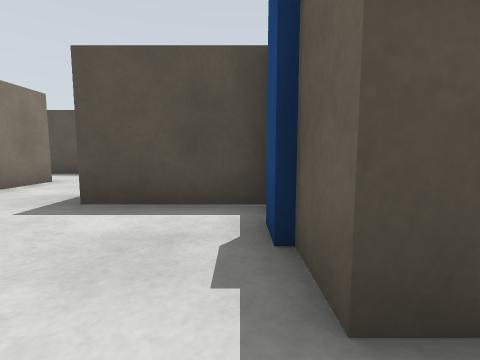
[1] (above)

24 first-person views from a walk through a Gazebo world. The camera is 0.68 m above the floor, tilts 6° down and sees 85° across. The floor is counted in squares, 1 m on a side. Each view is taken from the middle of a square. On the plan, view 1 faces up. The plan holds only what a view shows up to about 9 squares ahead; the rest is blank.

[2]
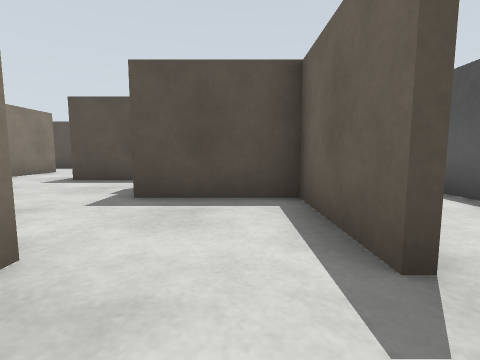

[3]
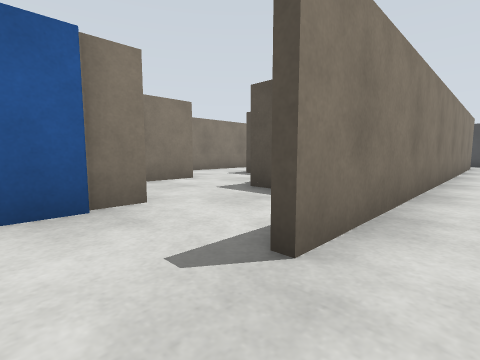

[4]
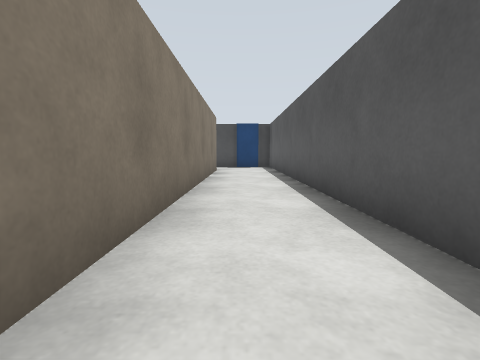

[5]
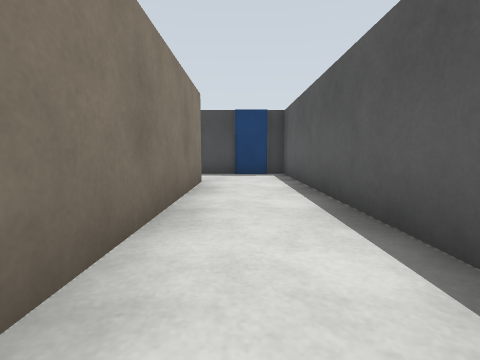

[6]
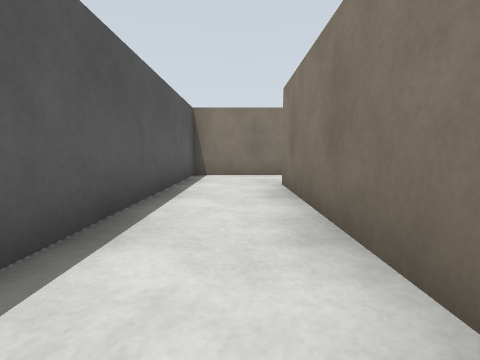

[7]
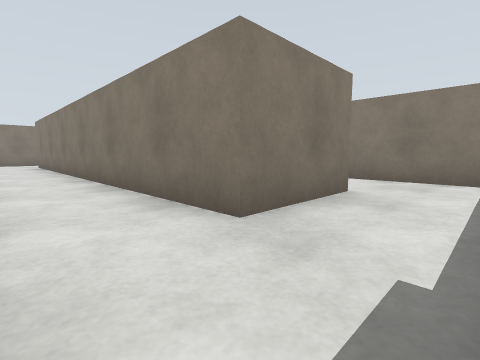

[8]
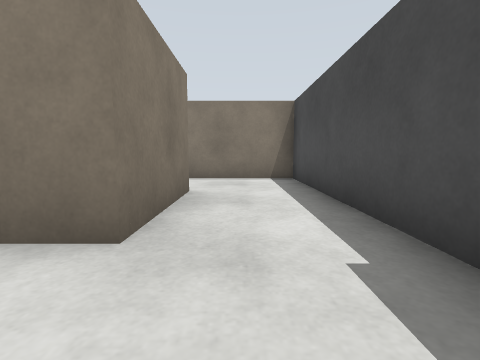

[9]
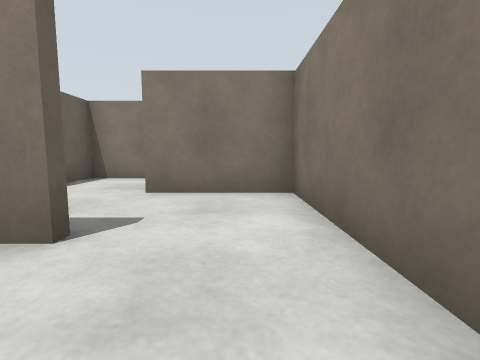

[10]
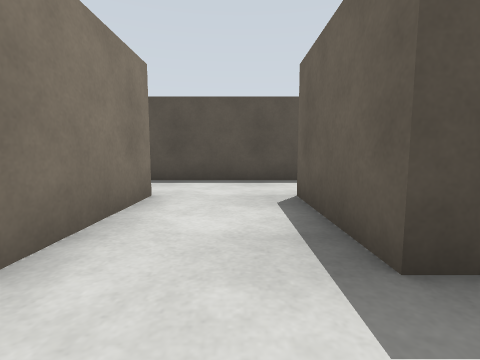

[11]
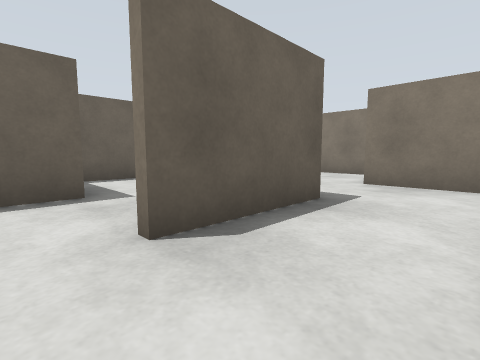

[12]
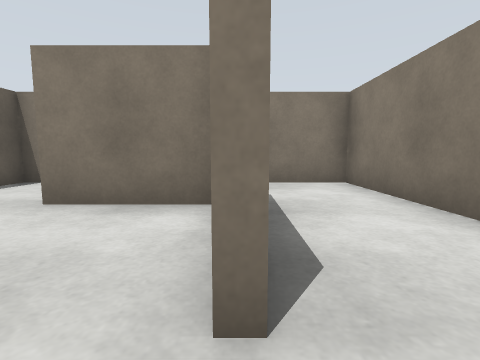

[13]
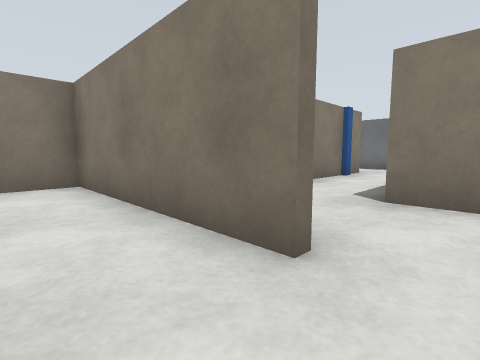

[14]
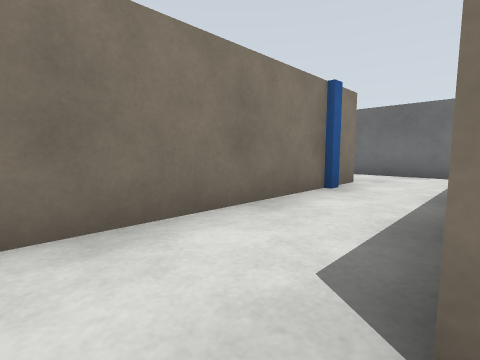

[15]
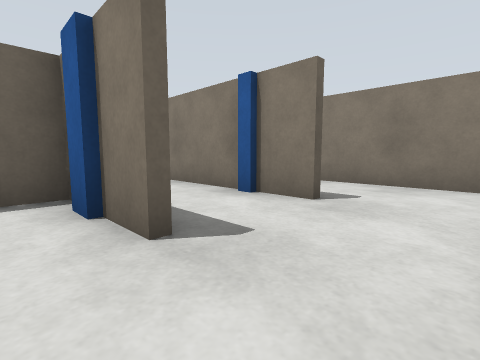

[16]
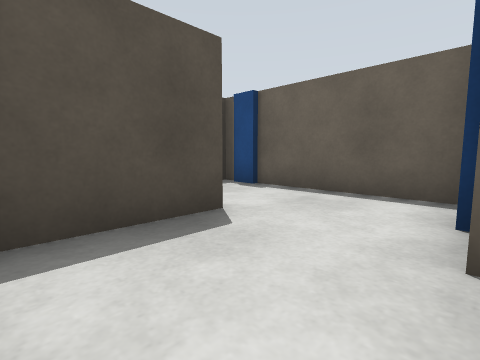

[17]
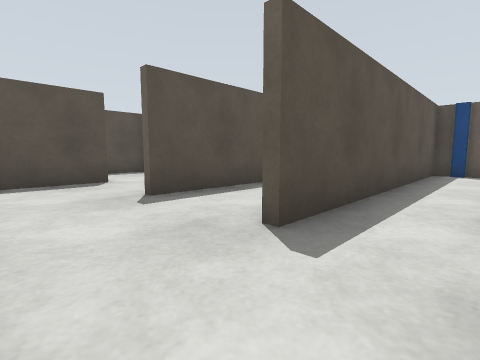

[18]
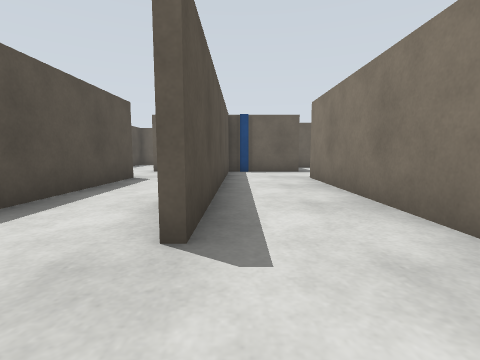

[19]
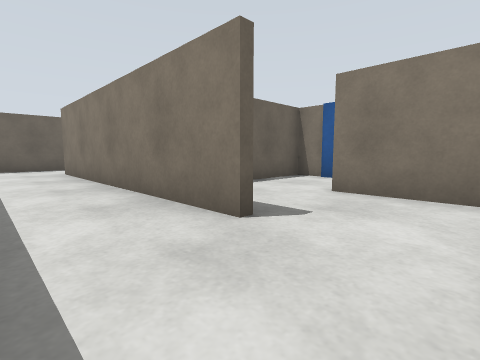

[20]
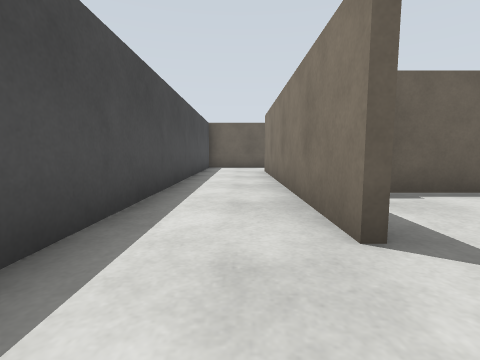

[21]
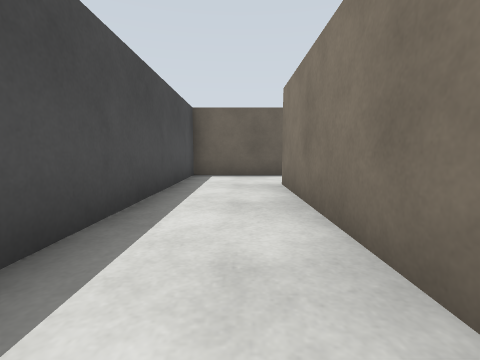

[22]
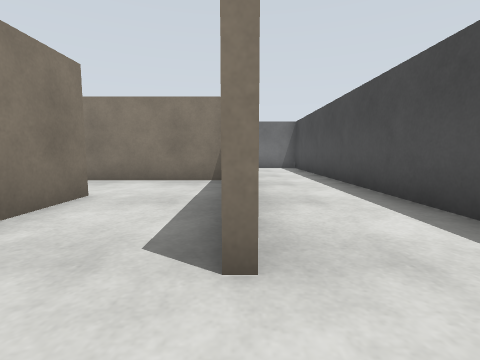

[23]
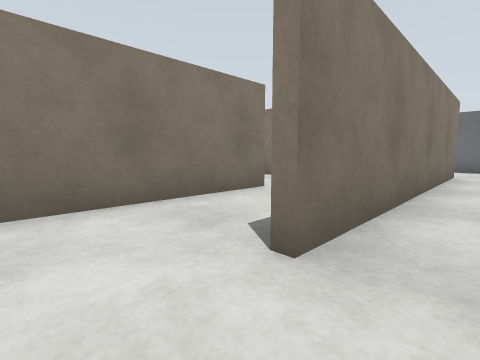

[24]
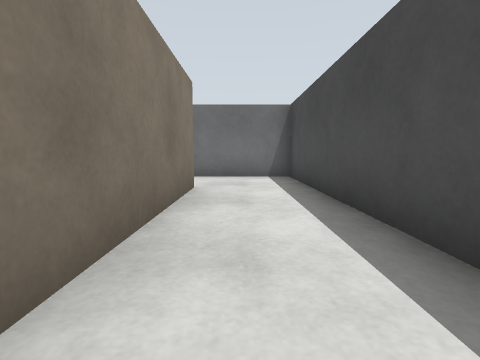

### Floor plan
Key: @ floor where view 1 was taken; # wall or solid block; . floor; B blue box.
Columns run from 15 left of view 1 to 6 right of it. Each row starts with its distance up from view 1.
 14 ######################
 13 #............#.......#
 12 #............#.......#
 11 #..########..#..###..#
 10  ....B.......#....#..#
  9  ....#.......#....#..#
  8  ###.#..########..#..#
  7  ....#..#......#..#..#
  6  ..#B####.#..#.####..#
  5 #.........#..#....#..#
  4 #...B.....#..#....#..#
  3 #..#######B..###..#..#
  2  .........#....B..#..#
  1  ########.####.####..#
  0              #.@..#..#
 -1               ....#..#
 -2               ##.....#
 -3                ##....#
 -4                   ####

Where each view was taken, in squares from view 1:
view 1: 0 up, 0 right, facing up
view 2: 3 down, 2 right, facing up
view 3: 3 down, 4 right, facing up-left
view 4: 1 up, 4 right, facing up
view 5: 5 up, 4 right, facing up
view 6: 4 up, 4 right, facing down
view 7: 13 up, 5 right, facing down-left
view 8: 12 up, 5 right, facing left
view 9: 13 up, 1 left, facing down
view 10: 2 up, 3 left, facing up
view 11: 7 up, 4 left, facing down-right
view 12: 7 up, 2 left, facing down
view 13: 7 up, 3 left, facing down-left
view 14: 6 up, 6 left, facing down-left
view 15: 7 up, 14 left, facing down-right
view 16: 6 up, 14 left, facing up-right
view 17: 2 up, 14 left, facing up-right
view 18: 3 up, 14 left, facing right
view 19: 13 up, 14 left, facing down-right
view 20: 12 up, 14 left, facing right
view 21: 12 up, 10 left, facing right
view 22: 11 up, 3 left, facing left
view 23: 12 up, 3 left, facing down-left
view 24: 12 up, 7 left, facing left
